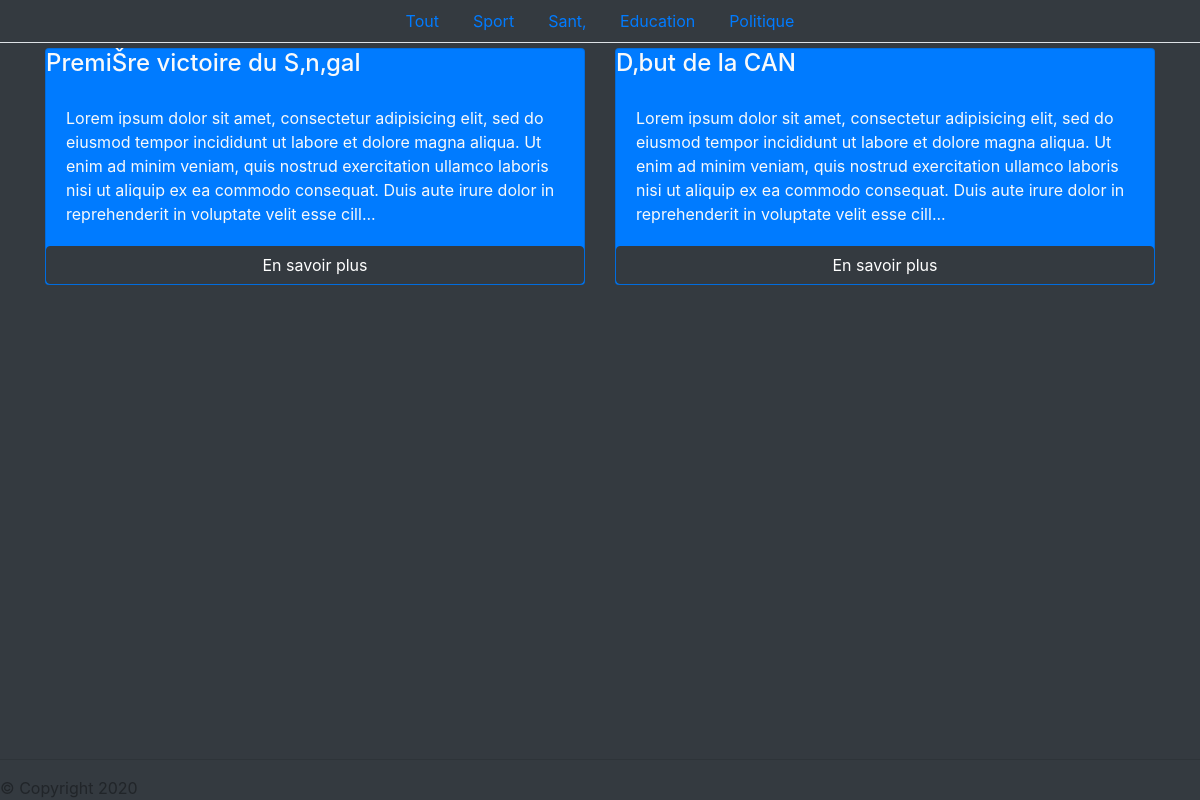
The app's page /article.php?categorie=1 with its own data.
### tables this page shows
CREATE TABLE Categorie(
	id int primary key auto_increment,
	libelle varchar(20)
);

CREATE TABLE Article(
	id int primary key auto_increment,
	titre varchar(255),
	contenu text,
	dateCreation datetime DEFAULT NOW(),
	dateModification datetime DEFAULT NOW(),
	categorie int
);

### inc/fonctions.php (called while the page is built, shortened)
<?php
	function getList($bdd, $table='Article')
	{
		$reponse = $bdd->query('SELECT * FROM '.$table);
		$articles = $reponse->fetchAll(PDO::FETCH_OBJ);
		return $articles;
	}
	function getItemByCategorie($bdd, $catId)
	{
		$reponse = $bdd->query('SELECT * FROM Article WHERE categorie = '.$catId);
		$articles = $reponse->fetchAll(PDO::FETCH_OBJ);
		return $articles;
	}
?>

### article.php (the view, shortened to what this page needs)
<!DOCTYPE html>
<html>
<head>
    <link href="assets/vendor/bootstrap/css/bootstrap.min.css" rel="stylesheet">
    <link href="assets/vendor/fontawesome-free/css/all.min.css" rel="stylesheet" type="text/css">
    <link href="assets/css/sb-admin.css" rel="stylesheet">
</head>
<body class="bg-dark">
	<div id="contenu" class="container">
	<?php
		require_once 'inc/fonctions.php';
		$bdd = dbConnect();
		$categories = getList($bdd, 'Categorie');
		require_once 'inc/menu.php';
		if (isset($_GET['id']))
		{
			$id = (int) $_GET['id'];
			$article = getItem($bdd, $id);
	?>
		<h1 class="text-primary"><?= $article->titre ?></h1>
		<span class="text-light">Publié le <?= $article->dateCreation ?></span>
		<p class="text-light"><?= $article->contenu ?></p>
	<?php
		}
		else if  (isset($_GET['categorie']))
		{
			$catId = (int) $_GET['categorie'];
			$articles = getItemByCategorie($bdd, $catId);
			if (empty($articles)) {
				echo "<p class='text-light'>Aucun article dans cette catégorie</p>";
			}
			else
			{
	?>
		<div class="card-deck">
	<?php
				foreach ($articles as $article)
				{
	?>
			<div class="card bg-primary text-light">
				<h4><?= $article->titre ?></h4>
				<div class="card-body">
					<p class="card-text"><?= substr($article->contenu, 0, 300) . '...' ?></p>
				</div>
				<a href="article.php?id=<?= $article->id ?>" class="btn btn-dark">En savoir plus</a>
			</div>
	<?php
				}
	?>
		</div>
	<?php
			}
		}
		else
		{
	?>
			<meta http-equiv="refresh" content="3; url=index.php">
			<p>Cet article n'existe pas !!!</p>
	<?php
		}
	?>
	</div>
	<br>
	<br>
	<br>
	<footer class="fixed-bottom"><hr>© Copyright 2020</footer>
</body>
</html>

### inc/menu.php
<div id="">
	<ul class="nav nav-tabs bg-dark fixed-top justify-content-center">
		<li><a class="nav-link text-left" href="index.php">Tout</a></li>
		<?php foreach ($categories as $categorie): ?>
			<li><a class="nav-link" data-toggle="" href="article.php?categorie=<?= $categorie->id ?>"><?= $categorie->libelle ?></a></li>
		<?php endforeach ?>
	</ul>
</div>
<br>
<br>

### assets/css/sb-admin.css (style rules this page uses)
html { position: relative; min-height: 100%; }
body { height: 100%; }
:root { --input-padding-x: 0.75rem; --input-padding-y: 0.75rem; }

### records on screen
categorie: libelle "Sport"
categorie: libelle "Sant‚"
categorie: libelle "Education"
categorie: libelle "Politique"
article: titre "PremiŠre victoire du S‚n‚gal", contenu "Lorem ipsum dolor sit amet, consectetur adipisicing elit, sed do eiusmod tempor incididunt ut labore et dolore magna aliqua. Ut enim ad minim veniam, quis nostrud exercitation ullamco laboris nisi ut aliquip ex ea commodo consequat. Duis aute irure dolor in reprehenderit in voluptate velit esse cill"
article: titre "D‚but de la CAN", contenu "Lorem ipsum dolor sit amet, consectetur adipisicing elit, sed do eiusmod tempor incididunt ut labore et dolore magna aliqua. Ut enim ad minim veniam, quis nostrud exercitation ullamco laboris nisi ut aliquip ex ea commodo consequat. Duis aute irure dolor in reprehenderit in voluptate velit esse cill"
